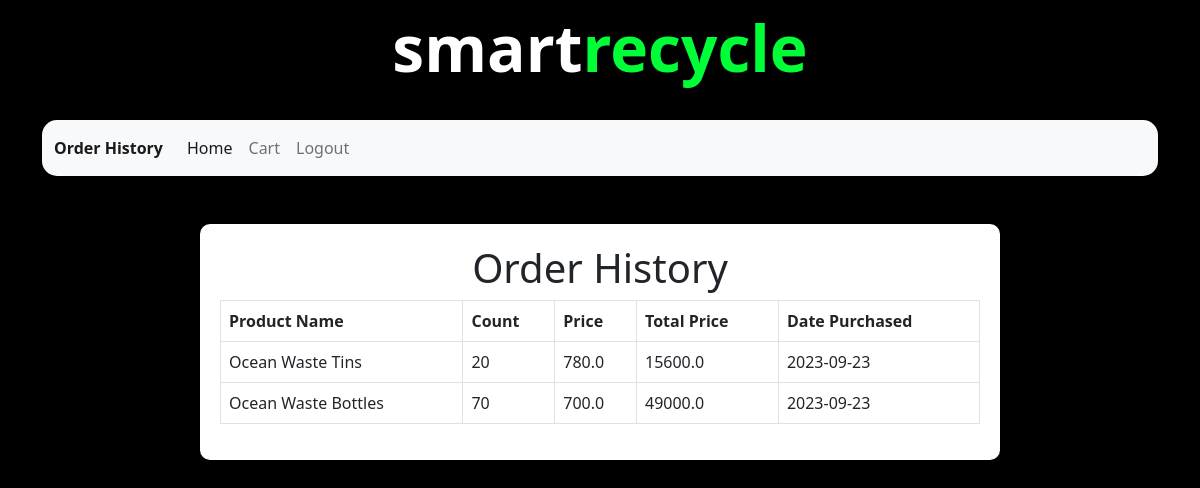
Screenshot of /history (signed in) with the database file from the repository.
### applications/models.py (models this page shows, shortened)
class Purchase(db.Model):
    __tablename__ = "purchases"
    id = db.Column(db.Integer, primary_key=True, autoincrement=True)
    product_id = db.Column(db.Integer, db.ForeignKey('products.id'), nullable=False)
    owner_id = db.Column(db.Integer, db.ForeignKey('users.id'), nullable=False)
    customer_id = db.Column(db.Integer, db.ForeignKey('users.id'), nullable=False)
    count = db.Column(db.Integer, nullable=False)
    date_added = db.Column(db.Date, nullable=False, default=date.today)

class Product(db.Model):
    __tablename__ = 'products'
    id = db.Column(db.Integer, primary_key=True)
    name = db.Column(db.String(255), nullable=False)
    description = db.Column(db.String(1000), nullable=True)
    stock = db.Column(db.Integer, nullable=False)
    cost = db.Column(db.Float, nullable=False)
    category_id = db.Column(db.Integer, db.ForeignKey('categories.id'), nullable=False)
    owner_id = db.Column(db.Integer, db.ForeignKey('users.id'), nullable=False)
    owner = db.relationship('User', foreign_keys=[owner_id], backref='products')

### applications/controllers.py (the view)
@app.route('/history')
def history():
    if "user" in session:
        username = session["user"]
        user = User.query.filter_by(username=username).first()
        if user:
            purchases = Purchase.query.filter_by(customer_id=user.id).all()
            purchases_with_products = []
            for purchase in purchases:
                product = Product.query.get(purchase.product_id)
                purchases_with_products.append((purchase, product))
            return render_template("order_history.html", user=user, signed=True, purchases=purchases_with_products)
    return redirect("/")

### templates/order_history.html (shortened to what this page needs)
<!DOCTYPE html>
<html lang="en">
<head>
    <link href="https://cdn.jsdelivr.net/npm/bootstrap@5.2.3/dist/css/bootstrap.min.css" rel="stylesheet"
>
</head>
<body>
    <div class="container">
        <div class="smartstore-text mb-4">
            <span class="smartstore-text">smart<span class="store">recycle</span></span>
        </div>
        <nav class="navbar navbar-expand-lg bg-light">
            <div class="container-fluid">
                <a class="navbar-brand" href="#">Order History</a>
                <div class="collapse navbar-collapse" id="navbarSupportedContent">
                    <ul class="navbar-nav me-auto mb-2 mb-lg-0">
                        <li class="nav-item">
                            <a class="nav-link active" aria-current="page" href="/">Home</a>
                        </li>
                        {% if signed %}
                        <li class="nav-item">
                            <a class="nav-link" href="/cart">Cart</a>
                        </li>
                        <li class="nav-item">
                            <a class="nav-link" href="/logout">Logout</a>
                        </li>
                        {% endif %}
                    </ul>
                </div>
            </div>
        </nav>
    </div>
    <br>
    <br>
    <div class="container table-container">
        <h1 class="text-center">Order History</h1>
        <table class="table table-bordered">
            <thead>
                <tr>
                    <th>Product Name</th>
                    <th>Count</th>
                    <th>Price</th>
                    <th>Total Price</th>
                    <th>Date Purchased</th>
                </tr>
            </thead>
            <tbody>
                {% for purchase, product in purchases %}
                <tr>
                    <td>{{ product.name }}</td>
                    <td>{{ purchase.count }}</td>
                    <td>{{ product.cost }}</td>
                    <td>{{ product.cost * purchase.count }}</td>
                    <td>{{ purchase.date_added }}</td>
                </tr>
                {% endfor %}
            </tbody>
        </table>
    </div>
</body>
</html>

### templates/order_history.html (style rules this page uses)
body { background-color: black; }
.navbar { border-radius: 15px; background-color: rgba(0, 0, 0, 0.75); }
.navbar-brand { font-size: 1rem; font-weight: bold; }
.smartstore-text { color: white; font-size: 4rem; font-weight: bold; text-align: center; }
.smartstore-text span.store { color: #00ff37; }
.table-container { background-color: white; padding: 20px; border-radius: 10px; margin: 0 auto; max-width: 800px; }

### rows the page displays
Purchase: name "Ocean Waste Tins", count "20", cost "780.0", product.cost*purchase.count "15600.0", date_added "2023-09-23"
Purchase: name "Ocean Waste Bottles", count "70", cost "700.0", product.cost*purchase.count "49000.0", date_added "2023-09-23"
